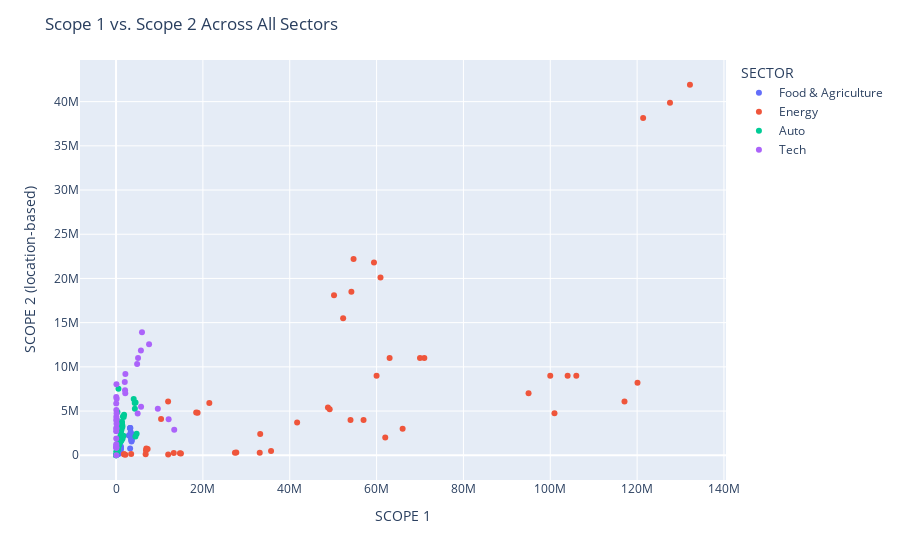

Source (notebook cell):
### Markdown cell above
## Visualizations

### Code cell
fig = px.scatter(sectors, x='SCOPE 1', y='SCOPE 2 (location-based)', color='SECTOR', hover_data=['COMPANY NAME'])
fig.update_layout(title='Scope 1 vs. Scope 2 Across All Sectors')
fig.show()

### Figure 1 — Plotly figure (JSON) as saved in the notebook; plotly's stock layout.template omitted (floating-point values rounded to 4 significant figures)
{"data": [{"customdata": [["Anheuser-Busch InBev"], ["Anheuser-Busch InBev"], ["Anheuser-Busch InBev"], ["Anheuser-Busch InBev"], ["Danone"], ["Danone"], ["Danone"], ["Danone"], ["Danone"], ["Diageo"], ["Diageo"], ["Diageo"], ["Diageo"], ["Kellogg’s"], ["Kellogg’s"], ["Kellogg’s"], ["Kellogg’s"], ["Molson Coors"], ["Molson Coors"], ["Molson Coors"], ["Molson Coors"], ["Nestlé"], ["Nestlé"], ["Nestlé"], ["Nestlé"], ["Nestlé"], ["PepsiCo"], ["PepsiCo"], ["PepsiCo"], ["PepsiCo"], ["PepsiCo"], ["Tesco"], ["Tesco"], ["Tesco"], ["Tesco"], ["Unilever"], ["Unilever"], ["Unilever"], ["Unilever"]], "hovertemplate": "SECTOR=Food & Agriculture<br>SCOPE 1=%{x}<br>SCOPE 2 (location-based)=%{y}<br>COMPANY NAME=%{customdata[0]}<extra></extra>", "legendgroup": "Food & Agriculture", "marker": {"color": "#636efa", "symbol": "circle"}, "mode": "markers", "name": "Food & Agriculture", "orientation": "v", "showlegend": true, "type": "scatter", "x": [3700760, 3600710, 3081905, 2953896, 753461, 722103, 668354, 682674, 666000, 553270, 511593, 476782, 445000, 483061, 465885, 465042, 503905, 436457, 406377, 398026, 606319, 3289012, 3246367, 3215404, 3372000, 3240000, 3577266, 3552415, 3552706, 3596712, 3481530, 1117480, 1105183, 1053131, 1110098, 752804, 659028, 606771, 565988], "xaxis": "x", "y": [2383505, 2215902, 2227758, 2243990, 959554, 944877, 864710, 812948, 276000, 179307, 165095, 143905, 142530, 650835, 590739, 587999, 568692, 667174, 634136, 604422, 342069, 3082573, 3089029, 3052234, 2600000, 760000, 1629973, 1556523, 1719610, 1811114, 1834309, 995543, 859583, 718222, 642337, 1430659, 1321648, 1264328, 1244505], "yaxis": "y"}, {"customdata": [["BP"], ["BP"], ["BP"], ["BP"], ["Chevron"], ["Chevron"], ["Chevron"], ["Chevron"], ["EDF"], ["EDF"], ["EDF"], ["EDF"], ["Enel"], ["Enel"], ["Enel"], ["Enel"], ["Equinor"], ["Equinor"], ["Equinor"], ["Equinor"], ["Exxon"], ["Exxon"], ["Exxon"], ["Exxon"], ["Orsted"], ["Orsted"], ["Orsted"], ["Orsted"], ["Oxy"], ["Oxy"], ["Oxy"], ["Oxy"], ["PetroChina"], ["PetroChina"], ["PetroChina"], ["PetroChina"], ["Saudi Aramco"], ["Saudi Aramco"], ["Saudi Aramco"], ["Saudi Aramco"], ["Shell"], ["Shell"], ["Shell"], ["Shell"], ["Gazprom"], ["Gazprom"], ["Gazprom"], ["Gazprom"], ["Rosneft"], ["Rosneft"], ["Rosneft"], ["Rosneft"]], "hovertemplate": "SECTOR=Energy<br>SCOPE 1=%{x}<br>SCOPE 2 (location-based)=%{y}<br>COMPANY NAME=%{customdata[0]}<extra></extra>", "legendgroup": "Energy", "marker": {"color": "#EF553B", "symbol": "circle"}, "mode": "markers", "name": "Energy", "orientation": "v", "showlegend": true, "type": "scatter", "x": [48800000, 49200000, 41700000, 33200000, 66000000, 62000000, 54000000, 57000000, 35699738, 33090244, 27690997, 27381075, 6816597, 6963813, 6895903, 7276000, 14946447, 14719266, 13294578, 12009607, 104000000, 106000000, 100000000, 95000000, 3483000, 1846000, 1851000, 2142000, 10370000, 21481896, 18780484, 18454662, null, 132170000, 127570000, 121390000, null, null, 50200000, 52300000, 71000000, 70000000, 63000000, 60000000, 120089856, 117097372, 100970512, 11987000, 54700000, 59400000, 60900000, 54200000], "xaxis": "x", "y": [5400000, 5200000, 3700000, 2400000, 3000000, 2000000, 4000000, 4000000, 470025, 289243, 320773, 288947, 115000, 770163, 548948, 721000, 194063, 215474, 251513, 97048, 9000000, 9000000, 9000000, 7000000, 151000, 123000, 111000, 53000, 4100000, 5898890, 4800281, 4838074, null, 41910000, 39870000, 38150000, null, null, 18100000, 15500000, 11000000, 11000000, 11000000, 9000000, 8198070, 6077827, 4762910, 6080000, 22200000, 21800000, 20100000, 18500000], "yaxis": "y"}, {"customdata": [["BMW"], ["BMW"], ["BMW"], ["BMW"], ["BMW"], ["BYD"], ["BYD"], ["BYD"], ["BYD"], ["BYD"], ["BYD"], ["Daimler/Mercedes"], ["Daimler/Mercedes"], ["Daimler/Mercedes"], ["Daimler/Mercedes"], ["Daimler/Mercedes"], ["Daimler/Mercedes"], ["Fiat-Chrysler"], ["Fiat-Chrysler"], ["Fiat-Chrysler"], ["Fiat-Chrysler"], ["Fiat-Chrysler"], ["Fiat-Chrysler"], ["Ford"], ["Ford"], ["Ford"], ["Ford"], ["Ford"], ["Geely"], ["Geely"], ["Geely"], ["Geely"], ["Geely"], ["Geely"], ["General Motors"], ["General Motors"], ["General Motors"], ["General Motors"], ["General Motors"], ["Honda"], ["Honda"], ["Honda"], ["Honda"], ["Honda"], ["Hyundai"], ["Hyundai"], ["Hyundai"], ["Hyundai"], ["Hyundai"], ["Toyota"], ["Toyota"], ["Toyota"], ["Toyota"], ["Toyota"], ["Toyota"], ["Volkswagen"], ["Volkswagen"], ["Volkswagen"], ["Volkswagen"], ["Volkswagen"], ["Volkswagen"], ["Tesla"], ["Tesla"], ["Tesla"], ["Tesla"], ["Tesla"], ["Tesla"]], "hovertemplate": "SECTOR=Auto<br>SCOPE 1=%{x}<br>SCOPE 2 (location-based)=%{y}<br>COMPANY NAME=%{customdata[0]}<extra></extra>", "legendgroup": "Auto", "marker": {"color": "#00cc96", "symbol": "circle"}, "mode": "markers", "name": "Auto", "orientation": "v", "showlegend": true, "type": "scatter", "x": [625072, 581703, 678403, 678967, 699713, 0, 0, 0, 199406, 315610, 550932, 1192000, 1247000, 1239000, 1027000, 681000, 569000, 1101289, 1129268, 1058367, 877603, 1700000, 1500000, 1391127, 1442963, 1451947, 1124798, 1069907, 126934, 138921, 141100, 166395, 263159, 249291, 1848804, 1763555, 1589700, 1214124, 1252906, 1350000, 1380000, 1240000, 1120000, 1160244, 852547, 874997, 807498, 716237, 723966, 391000, 434000, 438000, 409000, 387000, 445353, 4297748, 4068261, 4494068, 4335495, 4740000, 4460000, null, null, null, null, 185000, 202000], "xaxis": "x", "y": [1572432, 1539378, 1540667, 1333076, 1404348, 0, 0, 0, 3945773, 4903502, 7511038, 2041000, 1687000, 1706000, 1492000, 1123000, 1121000, 3309598, 2795995, 2296709, 1983910, 2200000, 1900000, 3482444, 3349808, 3195704, 2715328, 2616003, 346173, 425622, 418180, 518514, 867943, 655705, 4572734, 4322761, 4381970, 3087816, 2881767, 3790000, 3690000, 3440000, 3050000, 3245113, 1882674, 1936902, 1897855, 1680079, 1660238, 911000, 895000, 783000, 697000, 627000, 618729, 5901889, 6370514, 5973894, 5257618, 2420000, 2110000, null, null, null, null, 403000, 408000], "yaxis": "y"}, {"customdata": [["Alphabet"], ["Alphabet"], ["Alphabet"], ["Alphabet"], ["Alphabet"], ["Amazon"], ["Amazon"], ["Amazon"], ["Amazon"], ["Amazon"], ["Apple"], ["Apple"], ["Apple"], ["Apple"], ["Apple"], ["Meta"], ["Meta"], ["Meta"], ["Meta"], ["Meta"], ["Microsoft"], ["Microsoft"], ["Microsoft"], ["Microsoft"], ["Microsoft"], ["Samsung"], ["Samsung"], ["Samsung"], ["Samsung"], ["Samsung"], ["TSMC"], ["TSMC"], ["TSMC"], ["TSMC"]], "hovertemplate": "SECTOR=Tech<br>SCOPE 1=%{x}<br>SCOPE 2 (location-based)=%{y}<br>COMPANY NAME=%{customdata[0]}<extra></extra>", "legendgroup": "Tech", "marker": {"color": "#ab63fa", "symbol": "circle"}, "mode": "markers", "name": "Tech", "orientation": "v", "showlegend": true, "type": "scatter", "x": [63521, 66686, 38694, 45073, 91200, 4980000, 5760000, 9620000, 12110000, 13400000, 57440, 52730, 47430, 55200, 55202, 42000, 44000, 29000, 55173, 66934, 90723, 113412, 118100, 123704, 139413, 4855000, 5067000, 5726300, 7604000, 5972000, 2125725, 2071743, 2010692, 2151937], "xaxis": "x", "y": [4344686, 5116949, 5865095, 6576239, 8045400, 4710000, 5500000, 5270000, 4070000, 2890000, 8730, 862127, 890200, 890200, 1065405, 1241000, 1885000, 2718000, 3080194, 3921611, 3000523, 3556553, 4102445, 4745197, 6381250, 10318000, 10998000, 11852400, 12566000, 13920000, 7001655, 7350195, 8282509, 9196964], "yaxis": "y"}], "layout": {"legend": {"title": {"text": "SECTOR"}, "tracegroupgap": 0}, "margin": {"t": 60}, "title": {"text": "Scope 1 vs. Scope 2 Across All Sectors"}, "xaxis": {"anchor": "y", "domain": [0, 1], "title": {"text": "SCOPE 1"}}, "yaxis": {"anchor": "x", "domain": [0, 1], "title": {"text": "SCOPE 2 (location-based)"}}}}
